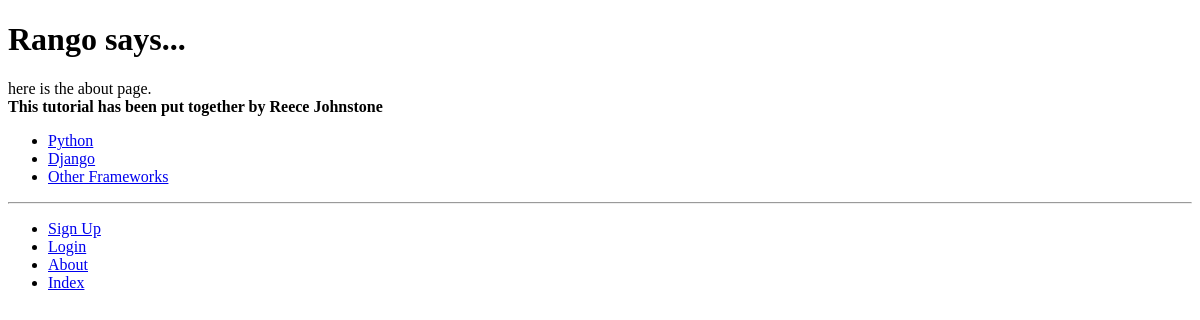
The app's page /rango/about/, older data.
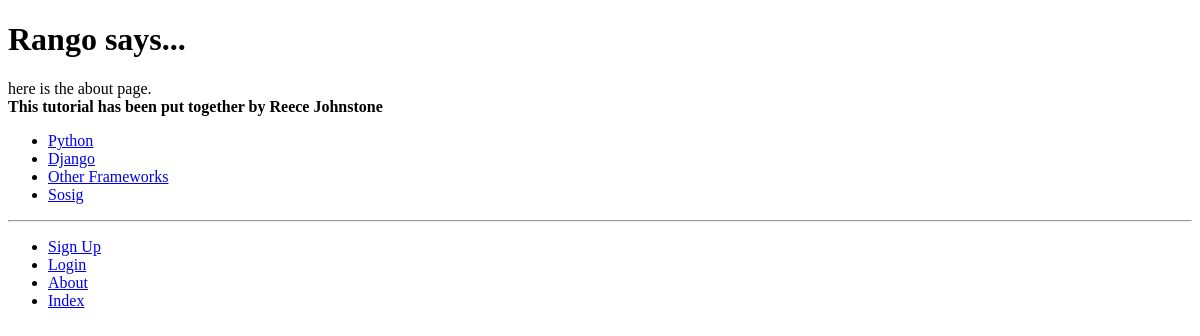
The same page, newer data.
### rango/models.py (models this page shows, shortened)
class Category(models.Model):
    name = models.CharField(max_length=128, unique=True)
    views = models.IntegerField(default=0)
    likes = models.IntegerField(default=0)
    slug = models.SlugField(unique=True)
    NAME_MAX_LENGTH = 128
    class Meta:
        verbose_name_plural = 'categories'

### rango/views.py (the view)
# urls.py: path('about/', views.about, name='about'),
def about(request):
    context_dict = {'boldmessage': 'This tutorial has been put together by Reece Johnstone'}
    return render(request, 'rango/about.html', context=context_dict)

### rango/templatetags/rango_template_tags.py (called while the page is built)
@register.inclusion_tag('rango/categories.html')
def get_category_list(current_category=None):
    return {'categories': Category.objects.all(), 'current_category': current_category}

### templates/rango/about.html (shortened to what this page needs)
{% extends 'rango/base.html' %}
{% load staticfiles %}
{% block body_block %}
	<h1>Rango says...</h1>
        <div>
            here is the about page. <br />
            <strong>{{ boldmessage }}</strong><br />
        </div>
{% endblock %}

### templates/rango/categories.html
<ul>
{% if categories %}
	{% for c in categories %}
		{% if c == current_category %}
		<li>
		<strong>
			<a href="{% url 'rango:show_category' c.slug %}">{{ c.name }}</a>
		</strong>
		</li>
		{% else %}
		<li>
			<a href="{% url 'rango:show_category' c.slug %}">{{ c.name }}</a>
		</li>
		{% endif %}
	{% endfor %}
{% else %}
	<li><strong>There are no categories present.</strong></li>
{% endif %}
</ul>

Row changes from the older to the newer data that the page shows:
added Category: name "Sosig"
